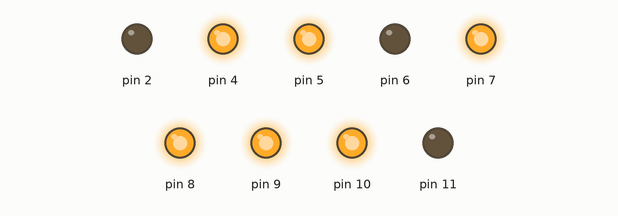
Simulated run of this sketch. Board: Arduino Uno, built with avr-gcc and run on an emulated ATmega328P. Parts: output pins drawn as LEDs (lit = HIGH).

Above: at 0.1 s.
Timing chart, 0 to 1.6 s (numbered marks = the images above):
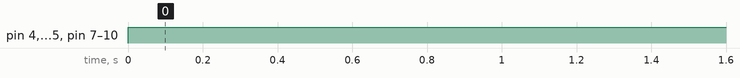

Measured:
- by itself, pin 4, pin 5, pin 7–10: LOW → HIGH at 0.00 s

The sketch:

part3.ino
```cpp
#include "avr/io.h"

#define BAUD_PRESCALER 0x0067 //U2X0=0 , 0x0067 = 9600 baud

char i = 9;  //loop
int arrayB[10]={0x7,0x3,0x6,0x7,0x3,0x5,0x5,0x7,0x7,0x7};           //array of values to be sent to portB
int arrayD[10]={0xE0,0x0,0xD0,0x90,0x30,0xB0,0xF0,0x0,0xF0,0xB0};   //array of values to be sent to portD

void setup() {
  DDRB=0x0F;  //set output pins for DDRB
  DDRD=0xF4;  //set output pins for DDRD
  sei();    //enable interrupts
  USART_interrupt_init(); //enables USART interrupts
}
void loop()
{
  PORTB = arrayB[i];
  PORTD = arrayD[i];
}

void USART_interrupt_init(void)
{
  cli();  //disable interrupts
  UBRR0 = BAUD_PRESCALER;   //sets baud rate to 9600
  UCSR0B = (1<<RXEN0)|(1 << RXCIE0); //RXEN0=1 > receive enable, RXCIE0=1 > complete interrupt enable
  UCSR0C = (0<<USBS0)|(1 << UCSZ01)|(1<<UCSZ00);  //USBS0=0 >1 stop bit, UCSZ01 and UCSZ00 = 1 > 8-bit data
  sei();  //enable interrupts
}

ISR(USART_RX_vect){
  i = UDR0-'0'; //decimal 48 is subtracted from data stored in UDR0 to convert to decimal and stored in i
}
```
